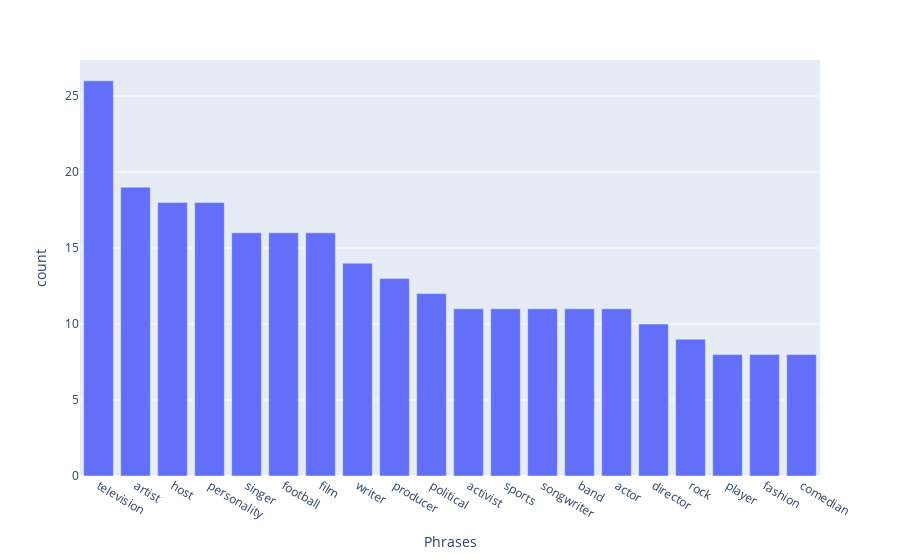

Source (notebook cell):
### Code cell
import plotly.express as px
plot_topn(titles, ngram_range=(1,1))

### Figure 1 — Plotly figure (JSON) as saved in the notebook; plotly's stock layout.template omitted (floating-point values rounded to 4 significant figures)
{"data": [{"alignmentgroup": "True", "hovertemplate": "index=%{x}<br>0=%{y}<extra></extra>", "legendgroup": "", "marker": {"color": "#636efa", "pattern": {"shape": ""}}, "name": "", "offsetgroup": "", "orientation": "v", "showlegend": false, "textposition": "auto", "type": "bar", "x": ["television", "artist", "host", "personality", "singer", "football", "film", "writer", "producer", "political", "activist", "sports", "songwriter", "band", "actor", "director", "rock", "player", "fashion", "comedian"], "xaxis": "x", "y": [26, 19, 18, 18, 16, 16, 16, 14, 13, 12, 11, 11, 11, 11, 11, 10, 9, 8, 8, 8], "yaxis": "y"}], "layout": {"barmode": "relative", "legend": {"tracegroupgap": 0}, "margin": {"t": 60}, "xaxis": {"anchor": "y", "domain": [0, 1], "title": {"text": "Phrases"}}, "yaxis": {"anchor": "x", "domain": [0, 1], "title": {"text": "count"}}}}
